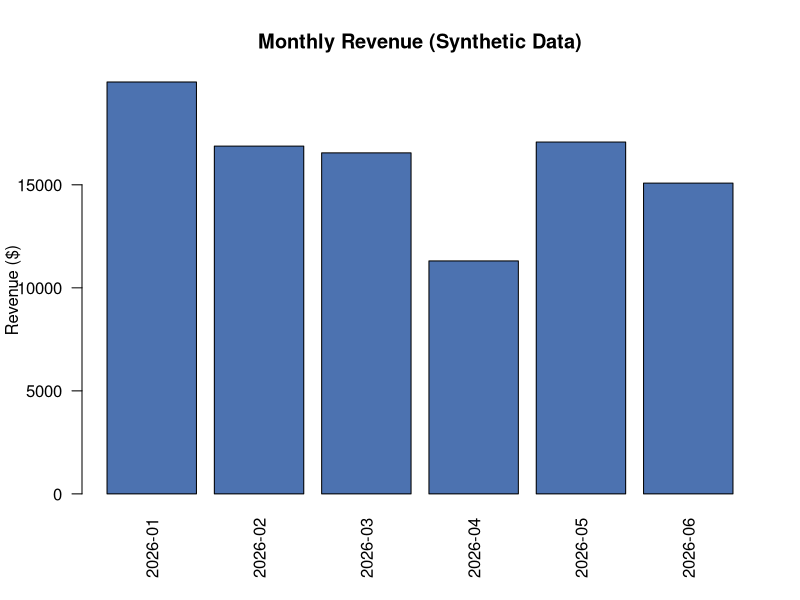

R code for this plot:
## ---- chunk 1
knitr::opts_chunk$set(echo = TRUE, message = FALSE, warning = FALSE)
## ---- chunk 2
sales <- read.csv("data/synthetic_sales.csv", stringsAsFactors = FALSE)
sales$date <- as.Date(sales$date)
head(sales)
## ---- chunk 3
cat("Rows loaded:", nrow(sales), "\n")
cat("Missing values:", sum(is.na(sales)), "\n")
## ---- chunk 4
sales$revenue <- sales$units_sold * sales$unit_price
sales$month   <- format(sales$date, "%Y-%m")
## ---- chunk 5
summary_stats <- data.frame(
  metric = c("Total revenue", "Mean revenue per sale",
             "Median units sold", "Number of transactions"),
  value  = c(round(sum(sales$revenue), 2),
             round(mean(sales$revenue), 2),
             median(sales$units_sold),
             nrow(sales))
)
knitr::kable(summary_stats, caption = "Summary statistics (synthetic data)")
## ---- chunk 6
monthly_revenue <- aggregate(revenue ~ month, data = sales, FUN = sum)
monthly_revenue$revenue <- round(monthly_revenue$revenue, 2)

category_summary <- aggregate(
  cbind(revenue, units_sold) ~ category, data = sales, FUN = sum
)
category_summary$revenue <- round(category_summary$revenue, 2)
category_summary <- category_summary[order(-category_summary$revenue), ]

knitr::kable(category_summary, row.names = FALSE,
             caption = "Revenue and units sold by category")
## ---- chunk 7
barplot(monthly_revenue$revenue,
        names.arg = monthly_revenue$month,
        col       = "#4C72B0",
        las       = 2,
        main      = "Monthly Revenue (Synthetic Data)",
        ylab      = "Revenue ($)")
## ---- chunk 8
sessionInfo()
